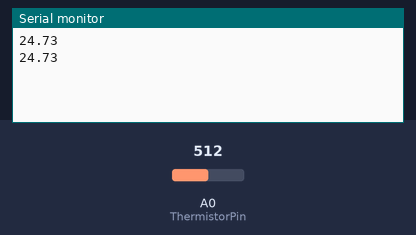
The sketch below on a simulated Arduino Uno, built with avr-gcc and run on an emulated ATmega328P. Shown: the last lines printed to the serial monitor. The test bench sets the inputs (shaded band); at power-on: A0 (ThermistorPin) = 512.

Above: at 1.8 s.
1.9 s: A0 (ThermistorPin) set to 716
At 2.8 s:
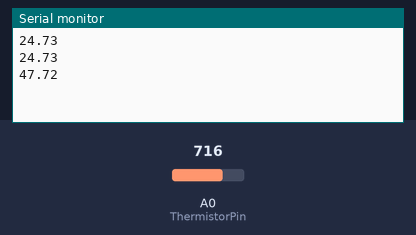
3.4 s: A0 (ThermistorPin) set to 900
At 4.7 s:
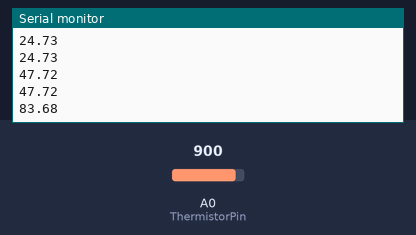
Timing chart, 0 to 6.4 s (numbered marks = the images above; inputs shaded):
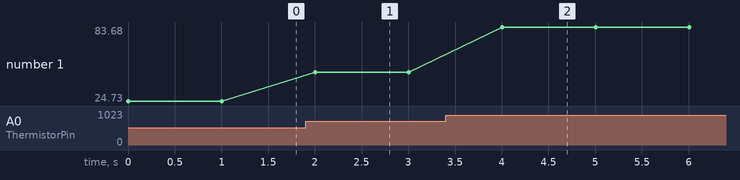

Measured:
- after the input at 1.9 s, the serial monitor: prints a new line after 0.10 s (image 1)
- after the input at 3.4 s, the serial monitor: prints a new line after 0.60 s (image 2)
- plotted number 1: 24.73 → 47.72 after the input at 1.9 s, 47.72 → 83.68 after the input at 3.4 s

The sketch:

thermometer.ino
```cpp
int ThermistorPin = 0;
int Vo;
float R1 = 10000;
float logR2, R2, T, Tc, Tf;
float c1 = 1.009249522e-03, c2 = 2.378405444e-04, c3 = 2.019202697e-07;

void setup() {
Serial.begin(9600);
}

void loop() {

  Vo = analogRead(ThermistorPin);
  R2 = R1 * (1023.0 / (float)Vo - 1.0);
  logR2 = log(R2);
  T = (1.0 / (c1 + c2*logR2 + c3*logR2*logR2*logR2));
  Tc = T - 273.15;
  Serial.println(String(Tc));

  delay(1000);
}
```
